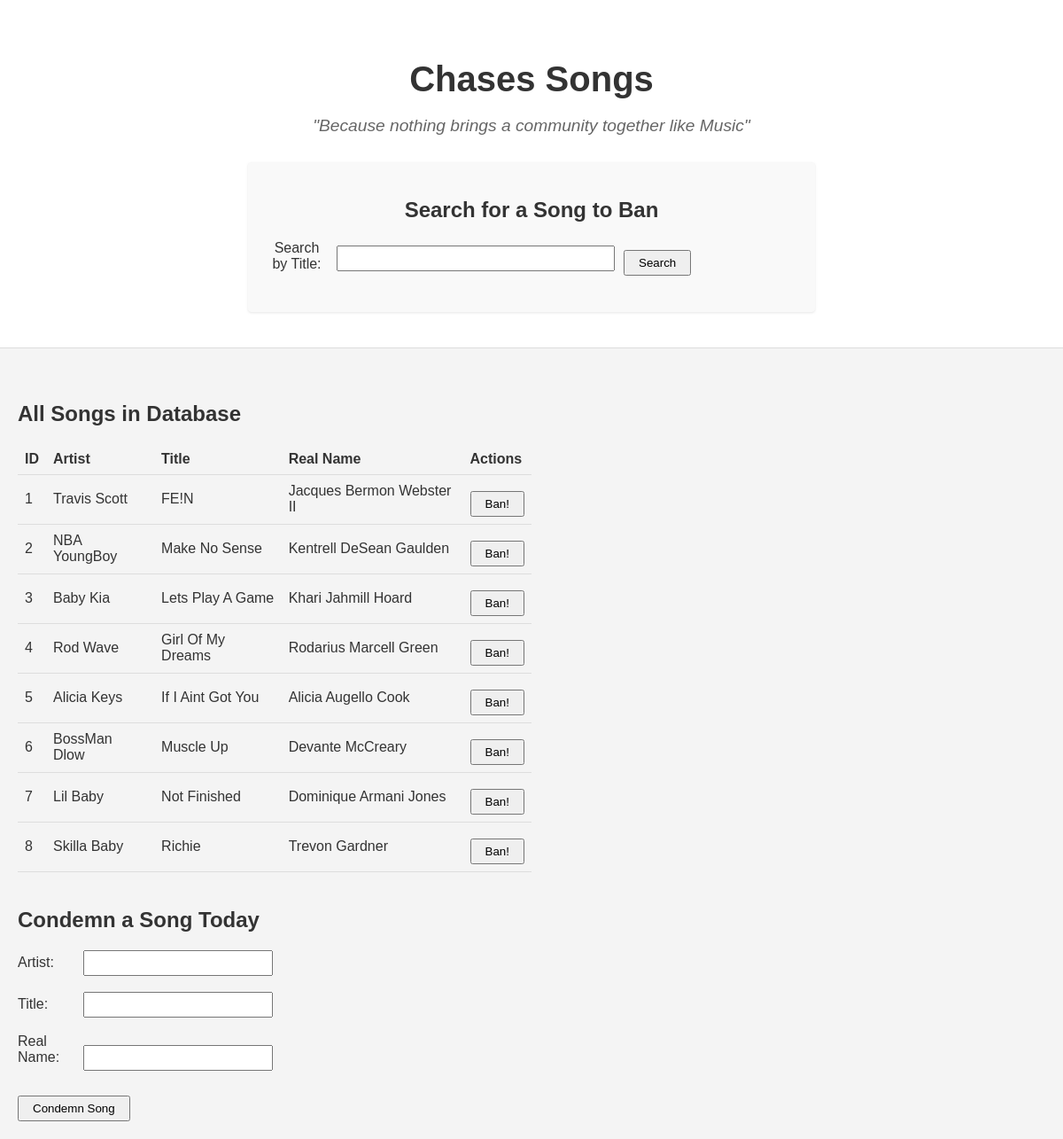
The app's page /index5.php (signed in) with its own data.
### tables this page shows
CREATE TABLE `songs` (
  `id` int NOT NULL,
  `artist` varchar(45) NOT NULL,
  `title` varchar(45) NOT NULL,
  `real_name` varchar(45) NOT NULL
);

### index5.php (the view, shortened to what this page needs)
<?php
$host = 'localhost';
$dbname = 'songs';
$user = 'chase';
$pass = 'chase';
$charset = 'utf8mb4';
$dsn = "mysql:host=$host;dbname=$dbname;charset=$charset";
$options = [
    PDO::ATTR_ERRMODE            => PDO::ERRMODE_EXCEPTION,
    PDO::ATTR_DEFAULT_FETCH_MODE => PDO::FETCH_ASSOC,
    PDO::ATTR_EMULATE_PREPARES   => false,
];
try {
    $pdo = new PDO($dsn, $user, $pass, $options);
} catch (PDOException $e) {
    throw new PDOException($e->getMessage(), (int)$e->getCode());
}
$sql = 'SELECT id, artist, title, real_name FROM songs';
$stmt = $pdo->query($sql);
?>
<!DOCTYPE html>
<html lang="en">
<head>
    <link rel="stylesheet" href="styles.css">
</head>
<body>
    <div class="hero-section">
        <h1 class="hero-title">Chases Songs</h1>
        <p class="hero-subtitle">"Because nothing brings a community together like Music"</p>
        <div class="hero-search">
            <h2>Search for a Song to Ban</h2>
            <form action="" method="GET" class="search-form">
                <label for="search">Search by Title:</label>
                <input type="text" id="search" name="search" required>
                <input type="submit" value="Search">
            </form>
        </div>
    </div>
    <div class="table-container">
        <h2>All Songs in Database</h2>
        <table class="half-width-left-align">
            <thead>
                <tr>
                    <th>ID</th>
                    <th>Artist</th>
                    <th>Title</th>
                    <th>Real Name</th>
                    <th>Actions</th>
                </tr>
            </thead>
            <tbody>
                <?php while ($row = $stmt->fetch()): ?>
                <tr>
                    <td><?php echo htmlspecialchars($row['id']); ?></td>
                    <td><?php echo htmlspecialchars($row['artist']); ?></td>
                    <td><?php echo htmlspecialchars($row['title']); ?></td>
                    <td><?php echo htmlspecialchars($row['real_name']); ?></td>
                    <td>
                        <form action="index5.php" method="post" style="display:inline;">
                            <input type="submit" value="Ban!">
                        </form>
                    </td>
                </tr>
                <?php endwhile; ?>
            </tbody>
        </table>
    </div>
    <div class="form-container">
        <h2>Condemn a Song Today</h2>
        <form action="index5.php" method="post">
            <label for="artist">Artist:</label>
            <input type="text" id="artist" name="artist" required>
            <br><br>
            <label for="title">Title:</label>
            <input type="text" id="title" name="title" required>
            <br><br>
            <label for="real_name">Real Name:</label>
            <input type="text" id="real_name" name="real_name" required>
            <br><br>
            <input type="submit" value="Condemn Song">
        </form>
    </div>
</body>
</html>

### styles.css (style rules this page uses)
body { font-family: Arial, sans-serif; background-color: #f4f4f4; color: #333; max-width: 1200px; margin: 0 auto; padding: 20px; }
.table-container { width: 100%; overflow: hidden; margin-bottom: 40px; }
table { width: 100%; margin-top: 20px; border-collapse: collapse; }
th, td { padding: 8px; text-align: left; border-bottom: 1px solid #ddd; }
.half-width-left-align { width: 50%; float: none; }
.form-container { width: 100%; clear: both; display: block; }
form { width: 100%; max-width: 500px; margin-top: 20px; }
label { display: inline-block; width: 70px; margin-bottom: 5px; }
input[type="text"] { padding: 5px; width: 200px; }
input[type="submit"] { margin-top: 10px; padding: 5px 15px; cursor: pointer; }
h1, h2 { margin-bottom: 20px; }
.search-form { display: flex; gap: 10px; align-items: center; margin-bottom: 20px; }
.search-form input[type="text"] { padding: 5px; width: 300px; }
.table-container { margin-top: 40px; }
.form-container { margin-top: 40px; }
.hero-section { background-color: #fff; padding: 40px 20px; margin: -20px -20px 40px -20px; text-align: center; border-bottom: 1px solid #ddd; }
.hero-title { font-size: 2.5em; color: #333; margin-bottom: 15px; }
.hero-subtitle { font-size: 1.2em; color: #666; margin-bottom: 30px; font-style: italic; }
.hero-search { max-width: 600px; margin: 0 auto; padding: 20px; background-color: #f9f9f9; border-radius: 4px; box-shadow: 0 1px 3px rgba(0,0,0,0.1); }

### records on screen
songs: id "1", artist "Travis Scott", title "FE!N", real_name "Jacques Bermon Webster II"
songs: id "2", artist "NBA YoungBoy", title "Make No Sense", real_name "Kentrell DeSean Gaulden"
songs: id "3", artist "Baby Kia", title "Lets Play A Game", real_name "Khari Jahmill Hoard"
songs: id "4", artist "Rod Wave", title "Girl Of My Dreams", real_name "Rodarius Marcell Green"
songs: id "5", artist "Alicia Keys", title "If I Aint Got You", real_name "Alicia Augello Cook"
songs: id "6", artist "BossMan Dlow", title "Muscle Up", real_name "Devante McCreary"
songs: id "7", artist "Lil Baby", title "Not Finished", real_name "Dominique Armani Jones"
songs: id "8", artist "Skilla Baby", title "Richie", real_name "Trevon Gardner"
